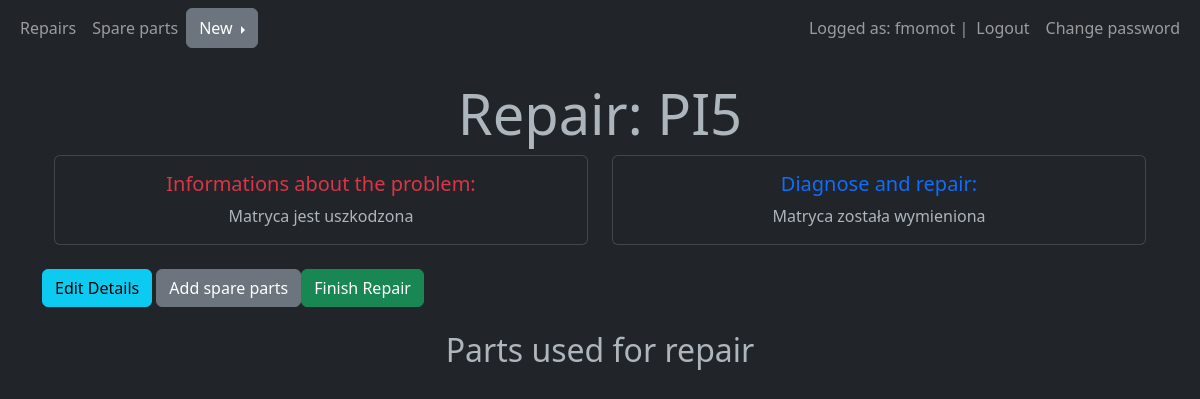
Page /repair/5/ (signed in) on the committed database.
### mainHelper/models.py (models this page shows, shortened)
class Employee(AbstractUser):
    CHOOSE_POSITION = (
        ('warehouse', 'Warehouse'),
        ('service', 'Service')
    )
    position = models.CharField(max_length=50, choices=CHOOSE_POSITION)

class Repair(models.Model):
    repairIdentification = models.CharField('Repair ID', max_length=200)
    repairInfo = models.TextField('Diagnose and repair',max_length=500)
    problemInfo = models.TextField('Informations about the problem', max_length=500)
    repairModel = models.CharField('Model of device', max_length=200)
    status = models.CharField('Status', max_length=200)
    customer = models.ForeignKey(Customer, blank=True, null=True, on_delete=models.CASCADE)
    deviceType = models.ForeignKey(DeviceType, blank=True, null=True, on_delete=models.CASCADE)
    createdBy = models.CharField('Creater by', max_length=200)
    startDate = models.DateField('Start of repair', auto_now_add=True)
    lastUpdate = models.DateField('End of repair', auto_now=True)
    spareParts = models.ManyToManyField(SparePart, blank=True)

### mainHelper/views.py (the view, shortened to what this page needs)
# urls.py: path('repair/<int:id>/', views.repairDetail, name='repair-detail'),
def repairDetail(request, id):
    repair = Repair.objects.get(id = id)
    usedParts = []
    return render(request, 'mainHelper/repair_detail.html', {'repair': repair})

### mainHelper/templates/mainHelper/repair_detail.html (shortened to what this page needs)
{% extends "mainHelper/base.html" %}
{% block content %}
<br>
<div class="container">
    <div class="row justify-content-center">
        <div class="col-md-6 text-center">
            <h1 class="display-4">Repair: {{repair.repairIdentification}}</h1>
        </div>
    </div>
</div>
<div class="container">
    <div class="row">
        <div class="col-sm-6 mb-3 mb-sm-0">
          <div class="card">
            <div class="card-body text-center">
              <h5 class="card-title text-danger">Informations about the problem:</h5>
              <p class="card-text">{{repair.problemInfo}}</p>
            </div>
          </div>
        </div>
        <div class="col-sm-6">
          <div class="card">
            <div class="card-body text-center">
              <h5 class="card-title text-primary">Diagnose and repair:</h5>
              <p class="card-text">{{repair.repairInfo}}</p>
            </div>
          </div>
        </div>
      </div>
  </div>
  <br>
  <div class="btn-group">
    <form method="post">
      <a href="{% url 'repair-edit' repair.id %}" class="btn btn-info" role="button">Edit Details</a>
      <button type="submit" class="btn btn-secondary" value="{{ repair.repairModel }}" name="repairModel">Add spare parts</a>
      <button type="submit" class="btn btn-success" value="{{ repair.id }}" name="repairId">Finish Repair</button>
    </form>
  </div>
</div>
<br>
<div class="container text-center">
  <h2>Parts used for repair</h2>
</div>
{% endblock %}

### mainHelper/templates/mainHelper/base.html (shortened to what this page needs)
<!DOCTYPE html>
<html lang="en" data-bs-theme="dark">
<head>
    <link href="https://cdn.jsdelivr.net/npm/bootstrap@5.3.0/dist/css/bootstrap.min.css" rel="stylesheet">
</head>
<body>
    <nav class="navbar navbar-expand-lg navbar-dark bg-dark">
        <div class="container-fluid">
          <div>
            <ul class="navbar-nav">
              {% if user.position != 'warehouse' %}
              <li class="nav-item">
                <a class="nav-link" href="/home">Repairs</a>
              </li>
              {% endif %}
              {% if user.position != 'service' %}
              <li class="nav-item">
                <a class="nav-link" href="/show_spares">Spare parts</a>
              </li>
              {% endif %}
                <div class="btn-group dropend" data-bs-theme="dark">
                  <button type="button" class="btn btn-secondary dropdown-toggle" data-bs-toggle="dropdown"  aria-expanded="false">
                    New
                  </button>
                </div>
            </ul>
          </div>
          <div>
            <ul class="navbar-nav">
              {% if user.is_authenticated %}
              <span class="navbar-text">Logged as: {{user.username}} | </span>
              <li class="nav-item">
                <a class="nav-link" href="/logout">Logout</a>
              </li>
              <li class="nav-item">
                <a class="nav-link" href="/password_change">Change password</a>
              </li>
              {% else %}
              <li class="nav-item">
                <a class="nav-link" href="/login">Login</a>
              </li>
              {% endif %}
            </ul>
          </div>
        </div>
      </nav>
    <div class="container" >
        {% block content %}
        {% endblock %}
</body>
</html>

### rows in the picture
Employee: username "fmomot"
Repair: repairIdentification "PI5", problemInfo "Matryca jest uszkodzona", repairInfo "Matryca została wymieniona"
